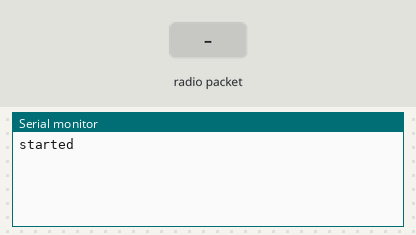
A sketch run on a simulated Arduino Uno, built with avr-gcc and run on an emulated ATmega328P. On the bench: the last lines printed to the serial monitor. The inputs (shaded band) are chosen by the test bench. No radio packets arrive unless stated.

Above: at 6.2 s.
6.3 s: radio packet "1" arrives
At 7.5 s:
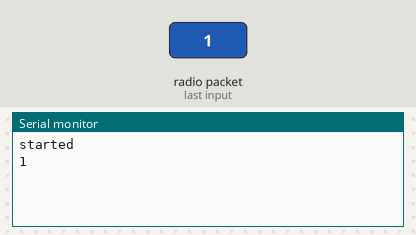
7.8 s: radio packet "0" arrives
At 8.8 s:
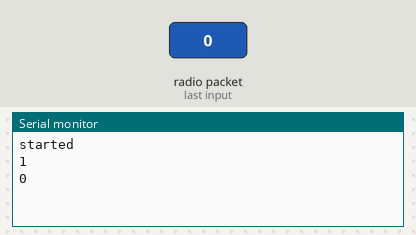
9.3 s: radio packet "2" arrives
At 10.0 s:
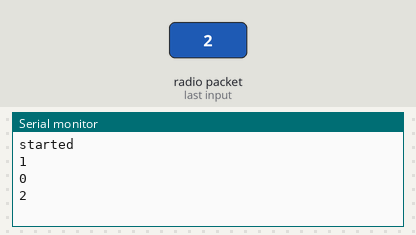

The sketch:

rx_test.ino
```cpp
/*
* Arduino Wireless Communication Tutorial
*       Example 1 - Receiver Code
*
* by Dejan Nedelkovski, www.HowToMechatronics.com
*
* Library: TMRh20/RF24, https://github.com/tmrh20/RF24/
*/

#include <SPI.h>
#include <nRF24L01.h>
#include <RF24.h>

RF24 radio(7, 8); // CE, CSN

const byte address[6] = "00001";

void setup() {
  Serial.begin(9600);
  delay(5000);
  Serial.println("started");

  radio.begin();
  radio.openReadingPipe(0, address);
  radio.setPALevel(RF24_PA_MIN);
  radio.startListening();
}

void loop() {
  if (radio.available()) {
    char text[32] = "";
    radio.read(&text, sizeof(text));
    Serial.println(text);
  }
}
```

Measured:
- after the input at 6.3 s, the serial monitor: prints a new line at once (image 1)
- after the input at 7.8 s, the serial monitor: prints a new line at once (image 2)
- after the input at 9.3 s, the serial monitor: prints a new line at once (image 3)
